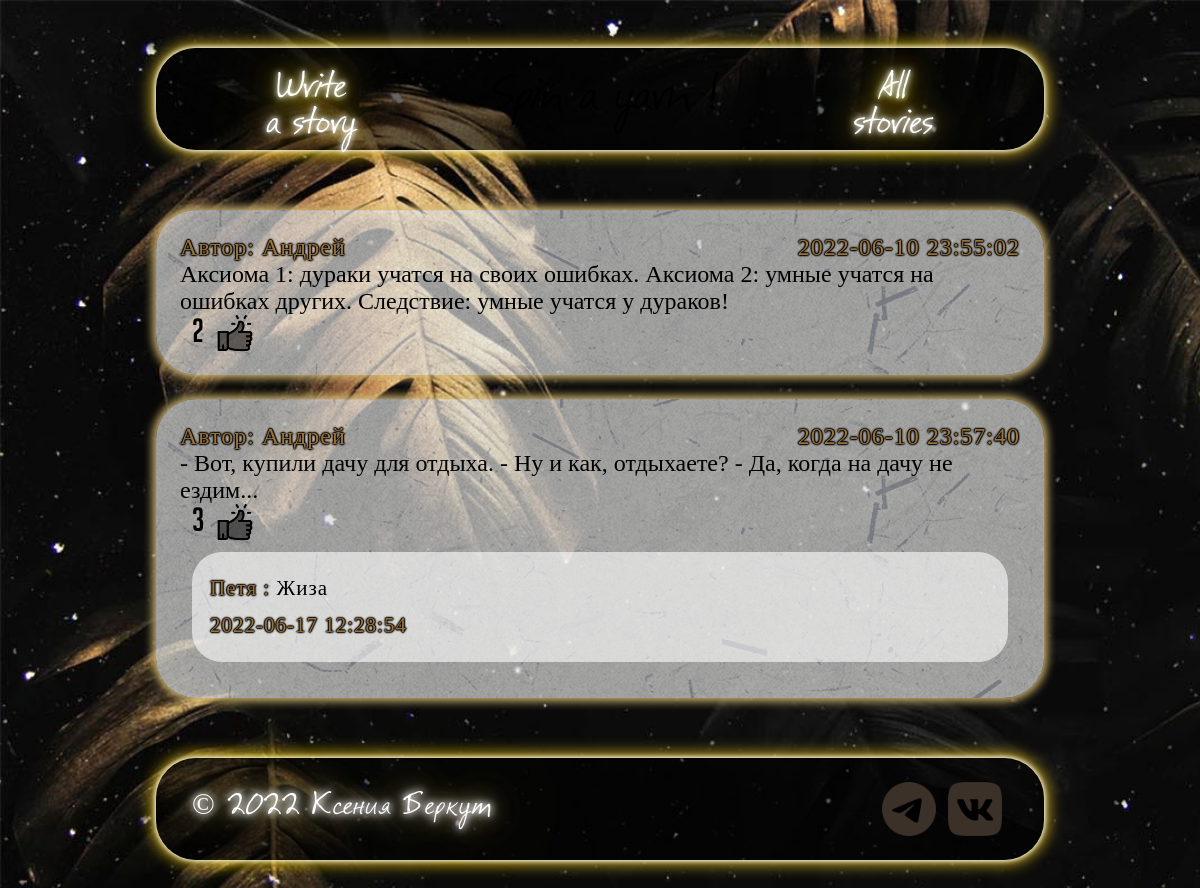
The app's page /exact_rubric/anecdote with its own data.
### website/models.py (models this page shows)
class Post(db.Model):
    id = db.Column(db.Integer, primary_key=True)
    text = db.Column(db.Text, nullable=False)
    date_created = db.Column(db.DateTime(timezone=True), default=func.now())
    author = db.Column(db.Integer, db.ForeignKey('user.id', ondelete="CASCADE"), nullable=False)
    rubric = db.Column(db.String, nullable=False)
    comments = db.relationship('Comment', backref='post', passive_deletes=True)
    likes = db.relationship('Like', backref='post', passive_deletes=True)

class User(db.Model, UserMixin):
    id = db.Column(db.Integer, primary_key=True)
    email = db.Column(db.String(150), unique=True)
    username = db.Column(db.String(150), unique=True)
    password = db.Column(db.String(150))
    date_created = db.Column(db.DateTime(timezone=True), default=func.now())
    posts = db.relationship('Post', backref='user', passive_deletes=True)
    comments = db.relationship('Comment', backref='user', passive_deletes=True)
    likes = db.relationship('Like', backref='user', passive_deletes=True)

class Comment(db.Model):
    id = db.Column(db.Integer, primary_key=True)
    text = db.Column(db.String(200), nullable=False)
    date_created = db.Column(db.DateTime(timezone=True), default=func.now())
    author = db.Column(db.Integer, db.ForeignKey('user.id', ondelete="CASCADE"), nullable=False)
    post_id = db.Column(db.Integer, db.ForeignKey('post.id', ondelete="CASCADE"), nullable=False)

### website/views.py (the view)
@views.route("/exact_rubric/<rubric>")
def exact_rubric(rubric):
    if rubric == 'anime':
        posts = Post.query.filter(Post.rubric == 'anime').all()
        rubric_value = 'anime'
    elif rubric == 'cyberpunk':
        posts = Post.query.filter(Post.rubric == 'cyberpunk').all()
        rubric_value = 'cyberpunk'
    elif rubric == 'history':
        posts = Post.query.filter(Post.rubric == 'history').all()
        rubric_value = 'history'
    elif rubric == 'anecdote':
        posts = Post.query.filter(Post.rubric == 'anecdote').all()
        rubric_value = 'anecdote'
    elif rubric == 'romantic':
        posts = Post.query.filter(Post.rubric == 'romantic').all()
        rubric_value = 'romantic'
    elif rubric == 'superhero':
        posts = Post.query.filter(Post.rubric == 'superhero').all()
        rubric_value = 'superhero'
    elif rubric == 'fantasy':
        posts = Post.query.filter(Post.rubric == 'fantasy').all()
        rubric_value = 'fantasy'
    else:
        flash('Упс, что-то пошло не так...', category='error')
    session['my_var'] = rubric_value
    amount = len(posts)
    if amount == 0:
       flash('На эту тематику пока что нет историй, но вы можете это исправить!', category='success')
    return render_template("exact_rubric_posts.html", user=current_user, posts=posts, rubrica=rubric_value)

### website/templates/exact_rubric_posts.html (shortened to what this page needs)
{% extends "base.html" %}
{% block content %}
{%for post in posts %}
<div class="post">
    <div class="string">
        <p>Автор: {{ post.user.username }} </p>
        <p> {{ post.date_created }} </p>
    </div>
    {{ post.text }}
    <div class="likes">
        <p id="likes-count-{{post.id}}">{{ post.likes|length }}</p>
        {% if user.id in post.likes|map(attribute="author")|list %}
        <img src="{{url_for('static', filename='css/assets/like.png')}}" class="liked" id="like-button-{{post.id}}" onclick="like( {{post.id}} )">
        {% else %}
        <img src="{{url_for('static', filename='css/assets/like.png')}}" class="unliked" id="like-button-{{post.id}}" onclick="like( {{post.id}} )">
        {% endif %}
    </div>
    {% for comment in post.comments %}
    <div class="comment">
        <div class="comment_text">
           <p>{{ comment.user.username }} : <span> {{ comment.text }} </span></p>
            <p> {{ comment.date_created }} </p>
        </div>
    </div>
    {% endfor %}
</div>
{% endfor %}
{% endblock %}

### website/static/css/style.css (style rules this page uses)
* { margin: 0; padding: 0; }
body { will-change: transform; background: url(assets/bg.jpg) no-repeat; background-size: cover; background-attachment: fixed; }
.entrance h1, p { color: #997239; letter-spacing: 1px; text-shadow: 1px 0 1.5px #000, 0 1px 1.5px #000, -1px 0 1.5px #000, 0 -1px 1.5px #000, 0 0 2px #000; }
.rules p, span { font: normal 2.5vw 'BigNoodleTitlingCyr'; color: #997239; margin: 0.75vw 0vw; letter-spacing: 1px; text-shadow: 1px 0 2px #000, 0 1px 2px #000, -1px 0 2px #000, 0 -1px 2px #000, 0 0 3px #000; }
.post { background: url(assets/bg_w.png) no-repeat; background-size: cover; width: -webkit-fill-available; height: fit-content; box-shadow: 0 0 10px 3px #d7bb71; border-radius: 40px; margin: 2vw 0vw; padding: 2vw; font: normal 2vw 'Ropa sans pro'; display: flex; flex-direction: column; }
.string { display: flex; justify-content: space-between; }
.likes { display: flex; align-items: center; }
.likes p { font: normal 2.75vw 'BigNoodleTitlingCyr'; color: #000; text-shadow: none; margin: 0vw 1vw; }
.likes img { width: 3vw; }
.comment { width: -webkit-fill-available; background-color: rgba(255, 255, 255, 0.6); border-radius: 30px; display: flex; flex-direction: column; margin: 1vw; padding: 1.5vw; font: normal 1.75vw 'Ropa sans pro'; }
.comment_text { display: flex; flex-direction: column; }
.comment p { color: #997239; margin: 0.5vw 0vw; letter-spacing: 1px; text-shadow: 1px 0 1.5px #000, 0 1px 1.5px #000, -1px 0 1.5px #000, 0 -1px 1.5px #000, 0 0 2px #000; }
.comment span { color: #000; text-shadow: none; font: normal 1.75vw 'Ropa sans pro'; }

### records on screen
Post: user.username "Андрей", date_created "2022-06-10 23:55:02", text "Аксиома 1: дураки учатся на своих ошибках. Аксиома 2: умные учатся на ошибках других. Следствие: умные учатся у дураков!", likes|length "2"
Post: user.username "Андрей", date_created "2022-06-10 23:57:40", text "- Вот, купили дачу для отдыха. - Ну и как, отдыхаете? - Да, когда на дачу не ездим...", likes|length "3"
Comment: user.username "Петя", text "Жиза", date_created "2022-06-17 12:28:54"
